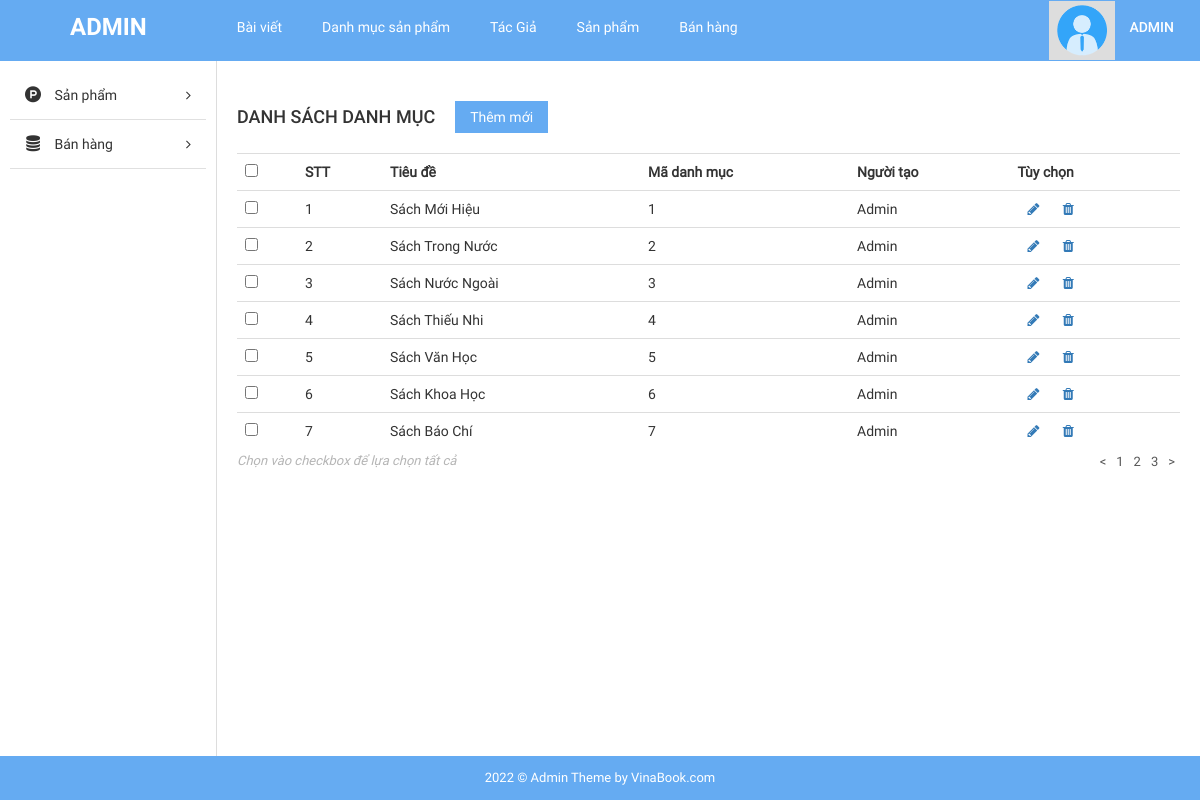
The app's page /admin/index.php?page=list_cat with its own data.
### tables this page shows
CREATE TABLE `tbl_category` (
  `cat_id` int(11) NOT NULL,
  `cat_name` varchar(50) NOT NULL,
  `status_cat` int(11) NOT NULL
);

### admin/pages/list_cat.php (the view)
<div id="main-content-wp" class="list-cat-page">
    <div class="wrap clearfix">
        <?php require 'inc/sidebar.php'; ?>
        <div id="content" class="fl-right">
            <div class="section" id="title-page">
                <div class="clearfix">
                    <h3 id="index" class="fl-left">Danh sách danh mục</h3>
                    <a href="?page=form_add_cat" title="" id="add-new" class="fl-left">Thêm mới</a>
                </div>
            </div>
            <div class="section" id="detail-page">
                <div class="section-detail">
                    <div class="table-responsive">
                        <table class="table list-table-wp">
                                <tr>
                                    <th><input type="checkbox" name="checkAll" id="checkAll"></th>
                                    <th><span class="thead-text">STT</span></th>
                                    <th><span class="thead-text">Tiêu đề</span></th>
                                    <th><span class="thead-text">Mã danh mục</span></th>
                                    <th><span class="thead-text">Người tạo</span></th>
                                    <th><span class="thead-text">Tùy chọn</span></th>
                                </tr>
                                <?php
                                $sql="SELECT * FROM tbl_category";
                                $rs=mysqli_query($con,$sql);
                                $count=0;
                                while($r=mysqli_fetch_assoc($rs))
                                {
                                    $count++;
                                    ?>
                                    <tr>
                                        <td><input type="checkbox" name="checkAll" id="checkAll"></td>
                                        <td><?=$count?></td>
                                        <td><?=$r['cat_name']?></td>
                                        <td><?=$r['cat_id']?></td>
                                        <td>Admin</td>
                                        <td>
                                        <a href="?page=form_edit_cat&id=<?=$r['cat_id']?>" title="Sửa" class="edit" style=margin:10px><i class="fa fa-pencil" aria-hidden="true"></i></a>
                                                <a href="?page=update_cat&id=<?=$r['cat_id']?>" title="Xóa" class="delete" style=margin:10px><i class="fa fa-trash" aria-hidden="true"  onclick='return confirm("Bạn chắc chắn muốn tiếp tục xóa không?")'></i></a>
                                        </td>
                                    </tr>
                                <?php
                                }
                                ?>
                        </table>
                    </div>
                </div>
            </div>
            <div class="section" id="paging-wp">
                <div class="section-detail clearfix">
                    <p id="desc" class="fl-left">Chọn vào checkbox để lựa chọn tất cả</p>
                    <ul id="list-paging" class="fl-right">
                        <li>
                            <a href="" title=""><</a>
                        </li>
                        <li>
                            <a href="" title="">1</a>
                        </li>
                        <li>
                            <a href="" title="">2</a>
                        </li>
                        <li>
                            <a href="" title="">3</a>
                        </li>
                        <li>
                            <a href="" title="">></a>
                        </li>
                    </ul>
                </div>
            </div>
        </div>
    </div>
</div>

### admin/public/css/import/global.css (style rules this page uses)
body { font-family: "Roboto Regular"; font-size: 14px; line-height: 24px; color: #333; }
.fl-left { float: left; }
.fl-right { float: right; }
ul li { list-style: none!important; }
a { text-decoration: none!important; }

### admin/public/css/import/list_post.css (style rules this page uses)
#content { width: 82%; border-left: 1px solid #ddd; padding: 20px; }
#add-new { display: inline-block; color: #fff; background: #65abf2; padding: 4px 15px; margin: 20px; }
#index { font-family: 'Roboto Medium'; font-weight: normal; text-transform: uppercase; font-size: 18px; padding: 24px 0px; }
#paging-wp #desc { font-size: 13px; color: #b5b5b5; font-style: italic; }
#list-paging li { float: left; }
#list-paging li a { display: inline-block; color: #555; font-size: 13px; padding: 0px 5px; }

### admin/public/css/import/detail_order.css (style rules this page uses)
.table { margin-bottom: 0!important; }

### records on screen
tbl_category: cat_name "Sách Mới Hiệu", cat_id "1"
tbl_category: cat_name "Sách Trong Nước", cat_id "2"
tbl_category: cat_name "Sách Nước Ngoài", cat_id "3"
tbl_category: cat_name "Sách Thiếu Nhi", cat_id "4"
tbl_category: cat_name "Sách Văn Học", cat_id "5"
tbl_category: cat_name "Sách Khoa Học", cat_id "6"
tbl_category: cat_name "Sách Báo Chí", cat_id "7"
